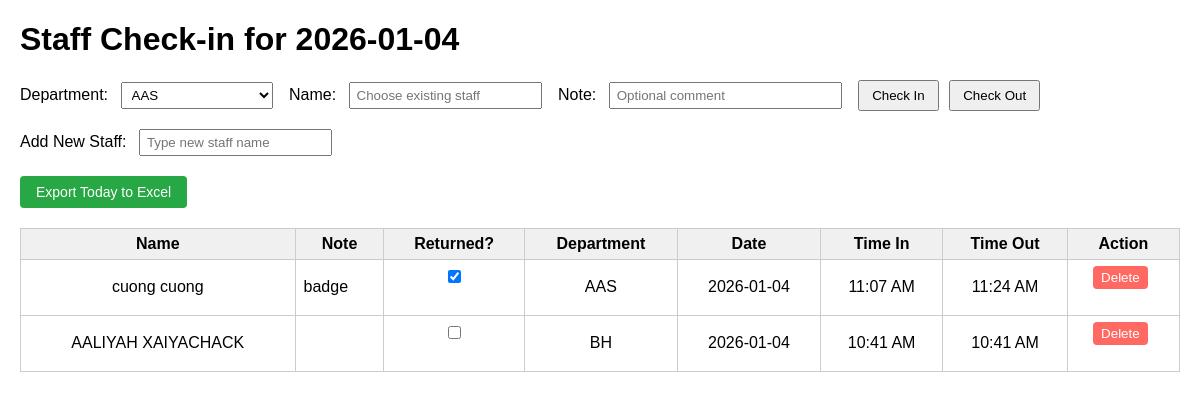
The page / on the database its author committed.
### app.py (models this page shows)
class CheckIn(db.Model):
    id = db.Column(db.Integer, primary_key=True)
    staff_id = db.Column(db.Integer, db.ForeignKey("staff.id"), nullable=False)
    time_in = db.Column(db.DateTime, nullable=False)
    time_out = db.Column(db.DateTime, nullable=True)
    note = db.Column(db.String(255))   # 🆕 Ghi chú
    returned_item = db.Column(db.Boolean, default=False, nullable=False)
    staff = db.relationship("Staff", backref=db.backref("checkins", lazy=True))

class Staff(db.Model):
    __tablename__ = "staff"
    id = db.Column(db.Integer, primary_key=True)
    name = db.Column(db.String(120), nullable=False)
    department = db.Column(db.String(120), nullable=False)

### app.py (the view, shortened to what this page needs)
@app.route("/", methods=["GET", "POST"])
def index():
    today = today_seattle()
    start = datetime.combine(today, datetime.min.time())
    end = datetime.combine(today, datetime.max.time())
    records = (
        CheckIn.query.join(Staff)
        .filter(CheckIn.time_in >= start, CheckIn.time_in <= end)
        .order_by(
            Staff.department.asc(),
            Staff.name.asc(),
            CheckIn.time_in.asc(),
        )
        .all()
    )
    db_names = [n for (n,) in db.session.query(Staff.name).distinct().all()]
    staff_list = sorted(set(ALLOWED_STAFF_NAMES + db_names), key=str.lower)
    return render_template(
        "index.html",
        records=records,
        today=today,
        departments=DEPARTMENTS,
        staff_list=staff_list,
    )

### app.py (called while the page is built)
def now_seattle_naive():
    return datetime.now(SEA_TZ).replace(tzinfo=None)

def today_seattle():
    return now_seattle_naive().date()

### templates/index.html (shortened to what this page needs)
<!DOCTYPE html>
<html lang="en">
<head>
</head>
<body>
  <h1>Staff Check-in for {{ today }}</h1>
  <form method="POST" action="{{ url_for('index') }}">
    <label>Department:</label>
    <select name="department" required>
      {% for d in departments %}
        <option value="{{ d }}">{{ d }}</option>
      {% endfor %}
    </select>
    <label>Name:</label>
    <input type="text" name="name" list="staffNames" placeholder="Choose existing staff">
    <label>Note:</label>
    <input type="text" name="note" size="25" placeholder="Optional comment">
    <button type="submit" name="action" value="in">Check In</button>
    <button type="submit" name="action" value="out">Check Out</button>
    <br><br>
    <label>Add New Staff:</label>
    <input type="text" name="new_staff_name" placeholder="Type new staff name">
  </form>
  <form action="{{ url_for('export_excel') }}" method="get" style="margin-top: 10px;">
    <button type="submit" style="
        background-color: #28a745;
        color: white;
        border: none;
        padding: 8px 16px;
        border-radius: 4px;
        cursor: pointer;
        font-size: 14px;
    ">
        Export Today to Excel
    </button>
  </form>
  <table>
    <thead>
      <tr>
        <th>Name</th>
        <th>Note</th>
        <th>Returned?</th>
        <th>Department</th>
        <th>Date</th>
        <th>Time In</th>
        <th>Time Out</th>
        <th>Action</th>
      </tr>
    </thead>
    <tbody>
  {% for r in records %}
    <tr>
      <td>{{ r.staff.name }}</td>
      <td class="note-cell {% if (r.note and r.note.strip()) and (not r.returned_item) %}not-returned{% endif %}">
        {{ r.note or "" }}
      </td>
      <td>
        <form method="post" action="{{ url_for('toggle_returned', checkin_id=r.id) }}">
          <input
            type="checkbox"
            onchange="this.form.submit()"
            {% if r.returned_item %}checked{% endif %}
          >
        </form>
      </td>
      <td>{{ r.staff.department }}</td>
      <td>
        {% if r.time_in %}
          {{ r.time_in.strftime("%Y-%m-%d") }}
        {% else %}
          -
        {% endif %}
      </td>
      <td>
        {% set ti = r.time_in_local if r.time_in_local else r.time_in %}
        {% if ti %}
          {{ ti.strftime("%I:%M %p") }}
        {% else %}
          -
        {% endif %}
      </td>
      <td>
        {% set to = r.time_out_local if r.time_out_local else r.time_out %}
        {% if to %}
          {{ to.strftime("%I:%M %p") }}
        {% else %}
          -
        {% endif %}
      </td>
      <td>
        <form method="post"
              action="{{ url_for('delete_record', record_id=r.id) }}"
              onsubmit="return confirm('Are you sure you want to delete this record?');">
          <button type="submit"
                  style="background-color:#ff6961; color:white; padding:4px 8px; border:none; border-radius:4px; cursor:pointer;">
            Delete
          </button>
        </form>
      </td>
    </tr>
  {% endfor %}
</tbody>
  </table>
</body>
</html>

### templates/index.html (style rules this page uses)
body { font-family: Arial, sans-serif; margin: 20px; }
form { margin-bottom: 20px; }
label { margin-right: 8px; }
select, input[type="text"] { margin-right: 12px; padding: 4px 6px; }
button { padding: 6px 12px; margin-right: 6px; cursor: pointer; }
table { border-collapse: collapse; width: 100%; margin-top: 20px; }
th, td { border: 1px solid #ccc; padding: 6px 8px; text-align: center; }
th { background-color: #f0f0f0; font-weight: bold; }
td.note-cell { text-align: left; }

### rows shown on the page
CheckIn: staff.name "cuong cuong", note "badge", returned_item "☑", staff.department "AAS", time_in "2026-01-04", strftime "11:07 AM", strftime "11:24 AM"
CheckIn: staff.name "AALIYAH XAIYACHACK", staff.department "BH", time_in "2026-01-04", strftime "10:41 AM"

### other values the page prints
{{ today }} "2026-01-04"
form field department "AAS"
